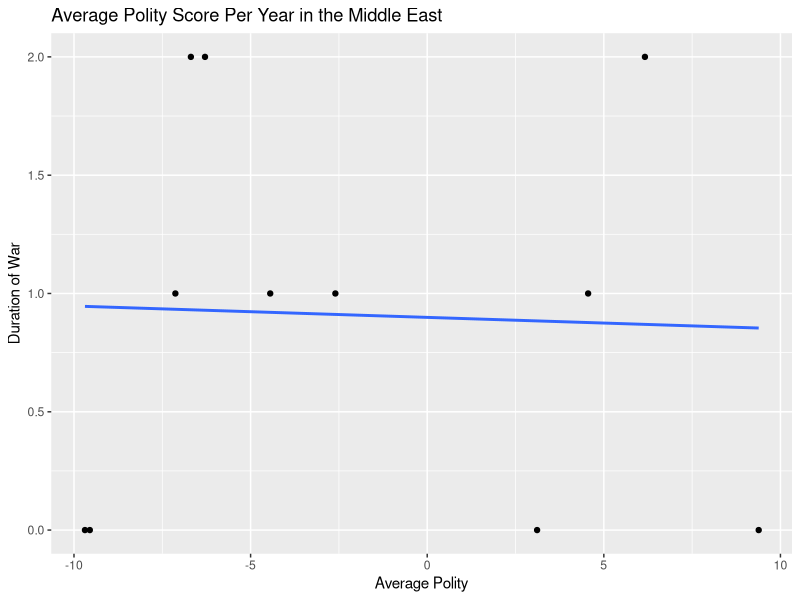

This chart was generated by the following R code:
## ---- chunk 1
library(tidyverse)
library(ggplot2)
library(dplyr)
library(broom)
## ---- chunk 2
civil_war <- read_csv("civilwar.csv")

civil_war <- civil_war |>
  filter(country %in% c("IRAN", "ISRAEL", "ARMENIA", "AZERBAIJAN", "BAHRAIN", "GAZA", "GEORGIA", "IRAQ", "JORDAN", "KUWAIT", "LEBANON", "OMAN", "QATAR", "SAUDI 
                        ARABIA", "SYRIA", "TURKEY", "UNITED ARAB EMIRATES", "WEST BANK", "YEMEN"))

civil_war
## ---- chunk 3
  
# me_civil_plot <- me_civil |>
# ggplot(mapping = aes(x = year, y = avg_polity)) +
#   geom_point() +
#   geom_smooth(method = "lm", se = FALSE) +
#   labs(x = "Year",
#        y = "Average Polity Score",
#        title = "Average Polity Score Per Year in the Middle East")
# me_civil_plot
## ---- chunk 4
civil_war <- civil_war |>
  select(country, year, onset, polity2)
civil_war
## ---- chunk 5
civil_war_group <- civil_war |>
  group_by(country) |>
  summarize(duration = sum(onset))
civil_war_group

avg_polity <- civil_war |>
  group_by(country) |>
  summarize(avg_polity = mean(polity2))
avg_polity

civil_war <- 
  merge(avg_polity, civil_war_group, by = "country", all = TRUE)
civil_war
## ---- chunk 6
civil_war_plot <- civil_war |>
  ggplot(mapping = aes(x = avg_polity, y = duration)) +
  geom_point() +
  geom_smooth(method = "lm", se = FALSE) +
  labs(x = "Average Polity",
       y = "Duration of War",
       title = "Average Polity Score Per Year in the Middle East")

civil_war_plot
## ---- chunk 7
civil_regression <- lm(duration ~ avg_polity, data = civil_war)
civil_regression

summary(civil_regression)$r.squared
